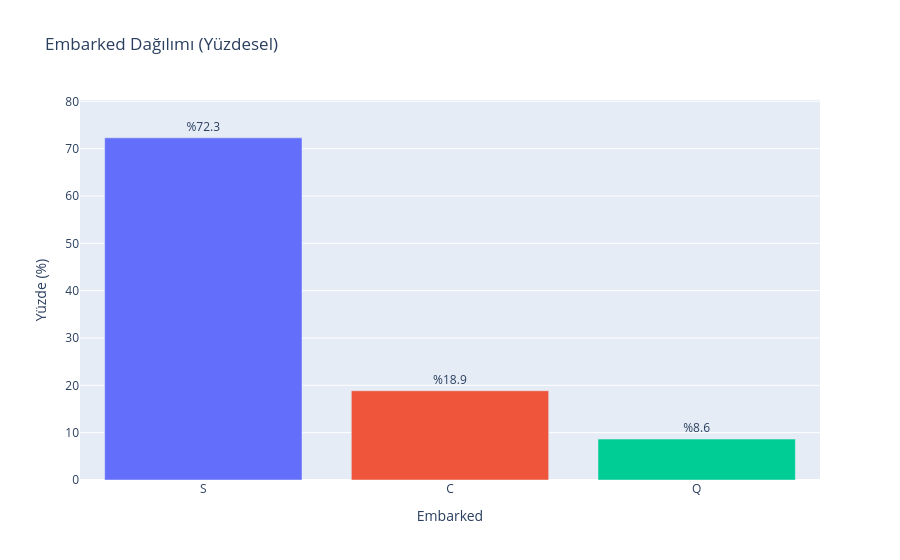

Notebook cell for this chart:
### Markdown cell above
### Embarked (Binilen Liman)

### Code cell
embarked_order = ["S", "C", "Q"]
embarked_counts = df["Embarked"].value_counts().reindex(embarked_order, fill_value=0)
embarked_percent = (embarked_counts / len(df)) * 100

fig = go.Figure(
    data=[
        go.Bar(
            x=embarked_percent.index,
            y=embarked_percent.values,
            marker_color=["#636EFA", "#EF553B", "#00CC96"],  # yeni renkler
            text=[f"%{p:.1f}" for p in embarked_percent.values],
            textposition="outside",
            customdata=embarked_counts.values,
            hovertemplate="Embarked: %{x}<br>Yüzde: %{y:.1f}%<br>Count: %{customdata}<extra></extra>"
        )
    ]
)

fig.update_layout(
    title="Embarked Dağılımı (Yüzdesel)",
    xaxis_title="Embarked",
    yaxis_title="Yüzde (%)",
    yaxis_range=[0, embarked_percent.max() + 8]
)

fig.show()

### Figure 1 — Plotly figure (JSON) as saved in the notebook; plotly's stock layout.template omitted (floating-point values rounded to 4 significant figures)
{"data": [{"customdata": [644, 168, 77], "hovertemplate": "Embarked: %{x}<br>Yüzde: %{y:.1f}%<br>Count: %{customdata}<extra></extra>", "marker": {"color": ["#636EFA", "#EF553B", "#00CC96"]}, "text": ["%72.3", "%18.9", "%8.6"], "textposition": "outside", "type": "bar", "x": ["S", "C", "Q"], "y": [72.28, 18.86, 8.642]}], "layout": {"title": {"text": "Embarked Dağılımı (Yüzdesel)"}, "xaxis": {"title": {"text": "Embarked"}}, "yaxis": {"range": [0, 80.28], "title": {"text": "Yüzde (%)"}}}}
